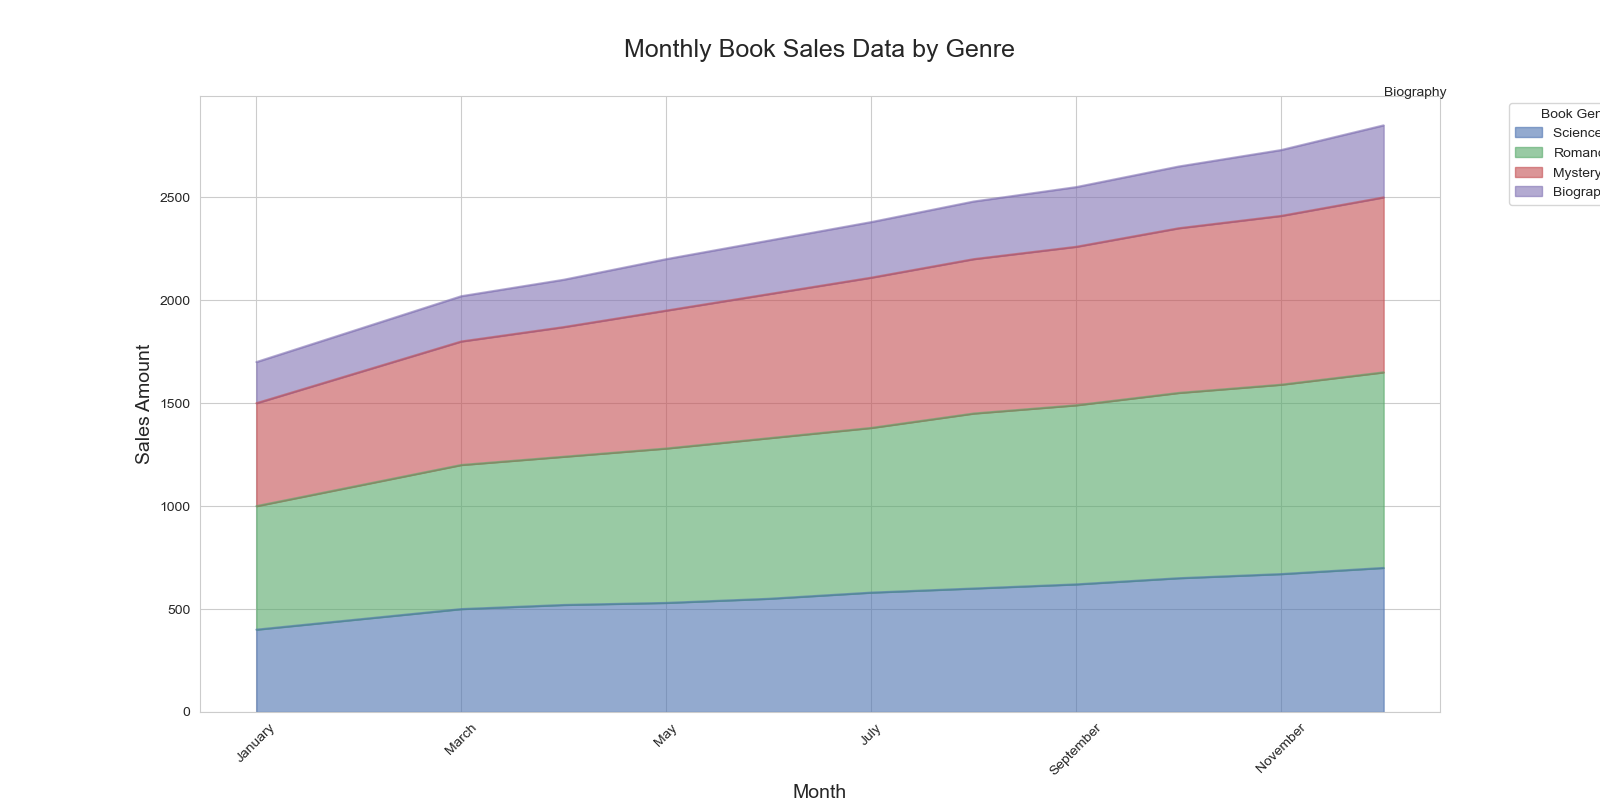

Here is the Python script that generated this plot:

import seaborn as sns
import pandas as pd
import matplotlib.pyplot as plt

# Data
data = {
    'Month': ['January', 'February', 'March', 'April', 'May', 'June', 'July', 'August', 'September', 'October', 'November', 'December'],
    'Science Fiction': [400, 450, 500, 520, 530, 550, 580, 600, 620, 650, 670, 700],
    'Romance': [600, 650, 700, 720, 750, 780, 800, 850, 870, 900, 920, 950],
    'Mystery': [500, 550, 600, 630, 670, 700, 730, 750, 770, 800, 820, 850],
    'Biography': [200, 210, 220, 230, 250, 260, 270, 280, 290, 300, 320, 350],
}

df = pd.DataFrame(data)

# Define a color palette
palette = ["#4c72b0","#55a868","#c44e52","#8172b3"]

# Melt DataFrame
df_melted = df.melt('Month', var_name='Category', value_name='Sales')

# Plot
plt.figure(figsize=(16, 8))

# Area plot
sns.set_style("whitegrid")
df.set_index('Month').plot(kind='area', stacked=True, color=palette, alpha=0.6, figsize=(16, 8))

# Customization
plt.title('Monthly Book Sales Data by Genre', fontsize=18, y=1.05)
plt.xlabel('Month', fontsize=14)
plt.ylabel('Sales Amount', fontsize=14)
plt.xticks(rotation=45)
plt.legend(title='Book Genres', bbox_to_anchor=(1.05, 1), loc='upper left')

# Annotations
for i, category in enumerate(df.columns[1:]):
    y = df[category].cumsum() - (0.5 * df[category])
    for x, value in enumerate(y):
        if x == len(df) - 1:
            plt.text(x, value, f'{category}', fontsize=10, ha='left', va='center')

plt.tight_layout()
plt.show()
